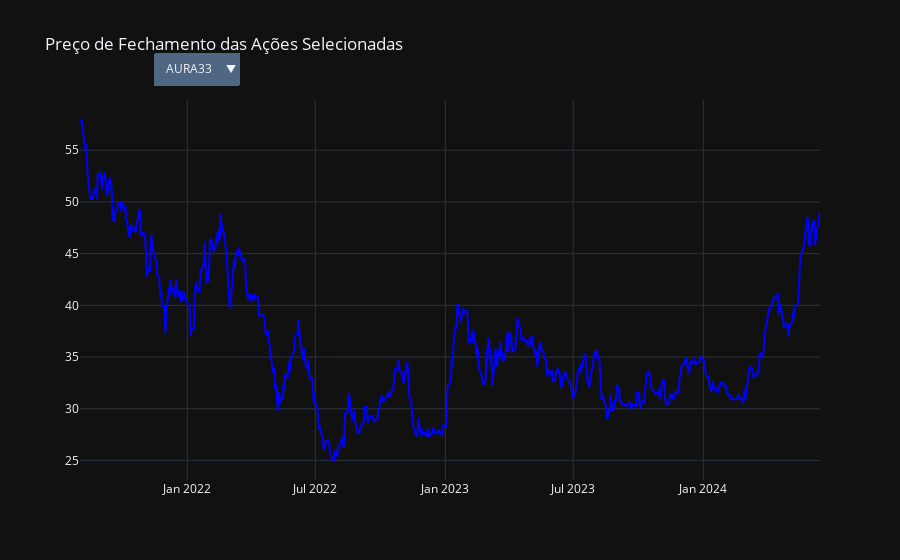

Notebook cell for this chart:
### Markdown cell above
Como temos ações com diferentes faixas de preços, os preços também podem ser visualizados de acordo com cada tick no gráfico abaixo:

### Code cell
# Criando dataframe de plotagem
data = {
    'AURA33': dataframes["df_AURA33"]['Close'],
    'CBAV3': dataframes["df_CBAV3"]['Close'],
    'CMIN3': dataframes["df_CMIN3"]['Close'],
    'CSNA3': dataframes["df_CSNA3"]['Close'],
    'GGBR4': dataframes["df_GGBR4"]['Close'],
    'USIM5': dataframes["df_USIM5"]['Close'],
    'VALE3': dataframes["df_VALE3"]['Close']
}

# Aplicando função que cria o gráfico
plot_interactive_stock_chart(data, 'Preço de Fechamento das Ações Selecionadas')

### Figure 1 — Plotly figure (JSON) as saved in the notebook; plotly's stock layout.template omitted (floating-point values rounded to 4 significant figures; data arrays with more than 128 entries replaced by an {"elided": "..."} marker saying what was removed)
{"data": [{"line": {"color": "blue"}, "name": "AURA33", "type": "scatter", "visible": true, "x": {"elided": "716 str values"}, "y": {"elided": "716 float values"}}, {"line": {"color": "green"}, "name": "CBAV3", "type": "scatter", "visible": false, "x": {"elided": "716 str values"}, "y": {"elided": "716 float values"}}, {"line": {"color": "red"}, "name": "CMIN3", "type": "scatter", "visible": false, "x": {"elided": "716 str values"}, "y": {"elided": "716 float values"}}, {"line": {"color": "cyan"}, "name": "CSNA3", "type": "scatter", "visible": false, "x": {"elided": "716 str values"}, "y": {"elided": "716 float values"}}, {"line": {"color": "magenta"}, "name": "GGBR4", "type": "scatter", "visible": false, "x": {"elided": "716 str values"}, "y": {"elided": "716 float values"}}, {"line": {"color": "yellow"}, "name": "USIM5", "type": "scatter", "visible": false, "x": {"elided": "716 str values"}, "y": {"elided": "716 float values"}}, {"line": {"color": "orange"}, "name": "VALE3", "type": "scatter", "visible": false, "x": {"elided": "716 str values"}, "y": {"elided": "716 float values"}}], "layout": {"title": {"text": "Preço de Fechamento das Ações Selecionadas"}, "updatemenus": [{"buttons": [{"args": [{"visible": [true, false, false, false, false, false, false]}, {"title": "Preço de fechamento: AURA33"}], "label": "AURA33", "method": "update"}, {"args": [{"visible": [false, true, false, false, false, false, false]}, {"title": "Preço de fechamento: CBAV3"}], "label": "CBAV3", "method": "update"}, {"args": [{"visible": [false, false, true, false, false, false, false]}, {"title": "Preço de fechamento: CMIN3"}], "label": "CMIN3", "method": "update"}, {"args": [{"visible": [false, false, false, true, false, false, false]}, {"title": "Preço de fechamento: CSNA3"}], "label": "CSNA3", "method": "update"}, {"args": [{"visible": [false, false, false, false, true, false, false]}, {"title": "Preço de fechamento: GGBR4"}], "label": "GGBR4", "method": "update"}, {"args": [{"visible": [false, false, false, false, false, true, false]}, {"title": "Preço de fechamento: USIM5"}], "label": "USIM5", "method": "update"}, {"args": [{"visible": [false, false, false, false, false, false, true]}, {"title": "Preço de fechamento: VALE3"}], "label": "VALE3", "method": "update"}], "direction": "down", "pad": {"r": 10, "t": 10}, "showactive": true, "x": 0.1, "xanchor": "left", "y": 1.15, "yanchor": "top"}]}}
